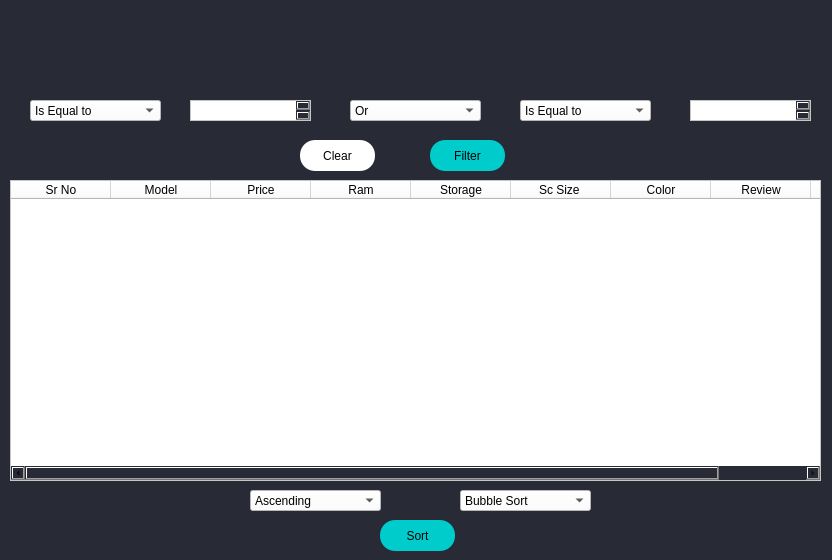
<?xml version="1.0" encoding="UTF-8"?>
<ui version="4.0">
 <class>MainWindow</class>
 <widget class="QMainWindow" name="MainWindow">
  <property name="geometry">
   <rect>
    <x>0</x>
    <y>0</y>
    <width>832</width>
    <height>560</height>
   </rect>
  </property>
  <property name="windowTitle">
   <string>Dataset Window</string>
  </property>
  <property name="styleSheet">
   <string notr="true">
	background-color: rgb(40, 42, 54);
</string>
  </property>
  <widget class="QWidget" name="centralwidget">
   <widget class="QLabel" name="label">
    <property name="geometry">
     <rect>
      <x>10</x>
      <y>0</y>
      <width>791</width>
      <height>91</height>
     </rect>
    </property>
    <property name="styleSheet">
     <string notr="true">image: url(:/images/Logo_pink.png);</string>
    </property>
    <property name="text">
     <string/>
    </property>
   </widget>
   <widget class="QTableWidget" name="tableWidget">
    <property name="geometry">
     <rect>
      <x>10</x>
      <y>180</y>
      <width>811</width>
      <height>301</height>
     </rect>
    </property>
    <property name="styleSheet">
     <string notr="true">background-color: rgb(255, 255, 255);</string>
    </property>
    <column>
     <property name="text">
      <string>Sr No</string>
     </property>
    </column>
    <column>
     <property name="text">
      <string>Model</string>
     </property>
    </column>
    <column>
     <property name="text">
      <string>Price</string>
     </property>
    </column>
    <column>
     <property name="text">
      <string>Ram</string>
     </property>
    </column>
    <column>
     <property name="text">
      <string>Storage</string>
     </property>
    </column>
    <column>
     <property name="text">
      <string>Sc Size </string>
     </property>
    </column>
    <column>
     <property name="text">
      <string>Color</string>
     </property>
    </column>
    <column>
     <property name="text">
      <string>Review</string>
     </property>
    </column>
    <column>
     <property name="text">
      <string>URL</string>
     </property>
    </column>
   </widget>
   <widget class="QComboBox" name="comboBox_4">
    <property name="geometry">
     <rect>
      <x>30</x>
      <y>100</y>
      <width>131</width>
      <height>21</height>
     </rect>
    </property>
    <property name="styleSheet">
     <string notr="true">background-color: rgb(255, 255, 255);</string>
    </property>
    <item>
     <property name="text">
      <string>Is Equal to </string>
     </property>
    </item>
    <item>
     <property name="text">
      <string>Not Equal to </string>
     </property>
    </item>
   </widget>
   <widget class="QTextEdit" name="textEdit_2">
    <property name="geometry">
     <rect>
      <x>190</x>
      <y>100</y>
      <width>121</width>
      <height>21</height>
     </rect>
    </property>
    <property name="styleSheet">
     <string notr="true">background-color: rgb(255, 255, 255);</string>
    </property>
   </widget>
   <widget class="QComboBox" name="comboBox_6">
    <property name="geometry">
     <rect>
      <x>350</x>
      <y>100</y>
      <width>131</width>
      <height>21</height>
     </rect>
    </property>
    <property name="styleSheet">
     <string notr="true">background-color: rgb(255, 255, 255);</string>
    </property>
    <item>
     <property name="text">
      <string>Or</string>
     </property>
    </item>
    <item>
     <property name="text">
      <string>And</string>
     </property>
    </item>
   </widget>
   <widget class="QTextEdit" name="textEdit_3">
    <property name="geometry">
     <rect>
      <x>690</x>
      <y>100</y>
      <width>121</width>
      <height>21</height>
     </rect>
    </property>
    <property name="styleSheet">
     <string notr="true">background-color: rgb(255, 255, 255);</string>
    </property>
   </widget>
   <widget class="QComboBox" name="comboBox_5">
    <property name="geometry">
     <rect>
      <x>520</x>
      <y>100</y>
      <width>131</width>
      <height>21</height>
     </rect>
    </property>
    <property name="styleSheet">
     <string notr="true">background-color: rgb(255, 255, 255);</string>
    </property>
    <item>
     <property name="text">
      <string>Is Equal to </string>
     </property>
    </item>
    <item>
     <property name="text">
      <string>Not Equal to </string>
     </property>
    </item>
   </widget>
   <widget class="QPushButton" name="pushButton">
    <property name="geometry">
     <rect>
      <x>430</x>
      <y>140</y>
      <width>75</width>
      <height>31</height>
     </rect>
    </property>
    <property name="styleSheet">
     <string notr="true">QPushButton{
background-color: rgb(0, 204, 204);
border-radius: 15px;
font: 75 8pt &quot;MS Shell Dlg 2&quot;;
}</string>
    </property>
    <property name="text">
     <string>Filter</string>
    </property>
   </widget>
   <widget class="QPushButton" name="pushButton_2">
    <property name="geometry">
     <rect>
      <x>300</x>
      <y>140</y>
      <width>75</width>
      <height>31</height>
     </rect>
    </property>
    <property name="styleSheet">
     <string notr="true">QPushButton{
	background-color: rgb(255, 255, 255);
    border-radius: 15px;
}</string>
    </property>
    <property name="text">
     <string>Clear</string>
    </property>
   </widget>
   <widget class="QComboBox" name="comboBox_7">
    <property name="geometry">
     <rect>
      <x>250</x>
      <y>490</y>
      <width>131</width>
      <height>21</height>
     </rect>
    </property>
    <property name="styleSheet">
     <string notr="true">background-color: rgb(255, 255, 255);</string>
    </property>
    <item>
     <property name="text">
      <string>Ascending </string>
     </property>
    </item>
    <item>
     <property name="text">
      <string>Descending</string>
     </property>
    </item>
   </widget>
   <widget class="QComboBox" name="comboBox_8">
    <property name="geometry">
     <rect>
      <x>460</x>
      <y>490</y>
      <width>131</width>
      <height>21</height>
     </rect>
    </property>
    <property name="styleSheet">
     <string notr="true">background-color: rgb(255, 255, 255);</string>
    </property>
    <item>
     <property name="text">
      <string>Bubble Sort</string>
     </property>
    </item>
    <item>
     <property name="text">
      <string>Insertion Sort</string>
     </property>
    </item>
    <item>
     <property name="text">
      <string>Slection Sort</string>
     </property>
    </item>
   </widget>
   <widget class="QPushButton" name="pushButton_3">
    <property name="geometry">
     <rect>
      <x>380</x>
      <y>520</y>
      <width>75</width>
      <height>31</height>
     </rect>
    </property>
    <property name="styleSheet">
     <string notr="true">QPushButton{
background-color: rgb(0, 204, 204);
border-radius: 15px;
font: 75 8pt &quot;MS Shell Dlg 2&quot;;
}</string>
    </property>
    <property name="text">
     <string>Sort</string>
    </property>
   </widget>
  </widget>
 </widget>
 <resources>
  <include location="res.qrc"/>
 </resources>
 <connections/>
</ui>
